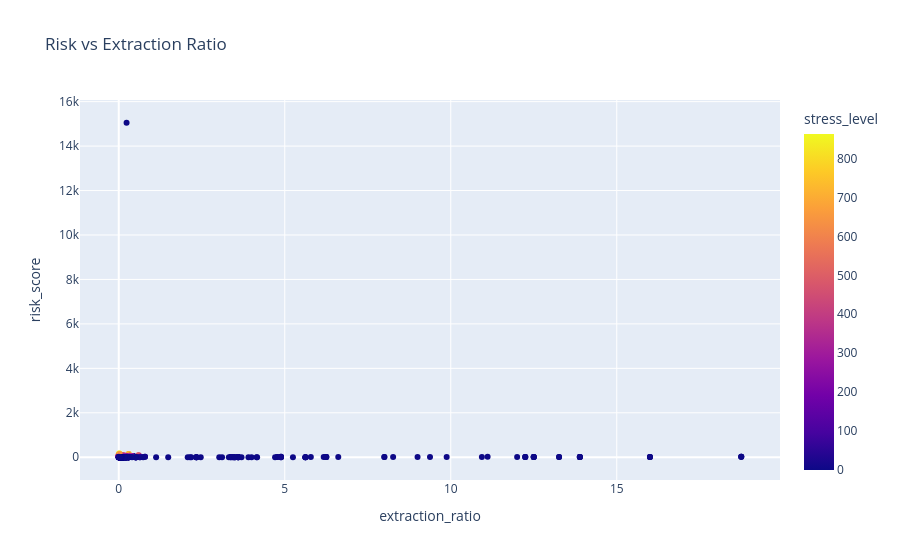

Notebook cell for this chart:
### Code cell
fig = px.scatter(df, x="extraction_ratio", y="risk_score",
                color="stress_level",
                title="Risk vs Extraction Ratio")
fig.show()

### Figure 1 — Plotly figure (JSON) as saved in the notebook; plotly's stock layout.template omitted (floating-point values rounded to 4 significant figures; data arrays with more than 128 entries replaced by an {"elided": "..."} marker saying what was removed)
{"data": [{"hovertemplate": "extraction_ratio=%{x}<br>risk_score=%{y}<br>stress_level=%{marker.color}<extra></extra>", "legendgroup": "", "marker": {"color": {"elided": "758 float values"}, "coloraxis": "coloraxis", "symbol": "circle"}, "mode": "markers", "name": "", "orientation": "v", "showlegend": false, "type": "scatter", "x": {"elided": "758 float values"}, "xaxis": "x", "y": {"elided": "758 float values"}, "yaxis": "y"}], "layout": {"coloraxis": {"colorbar": {"title": {"text": "stress_level"}}, "colorscale": [[0, "#0d0887"], [0.1111, "#46039f"], [0.2222, "#7201a8"], [0.3333, "#9c179e"], [0.4444, "#bd3786"], [0.5556, "#d8576b"], [0.6667, "#ed7953"], [0.7778, "#fb9f3a"], [0.8889, "#fdca26"], [1, "#f0f921"]]}, "legend": {"tracegroupgap": 0}, "title": {"text": "Risk vs Extraction Ratio"}, "xaxis": {"anchor": "y", "domain": [0, 1], "title": {"text": "extraction_ratio"}}, "yaxis": {"anchor": "x", "domain": [0, 1], "title": {"text": "risk_score"}}}}
